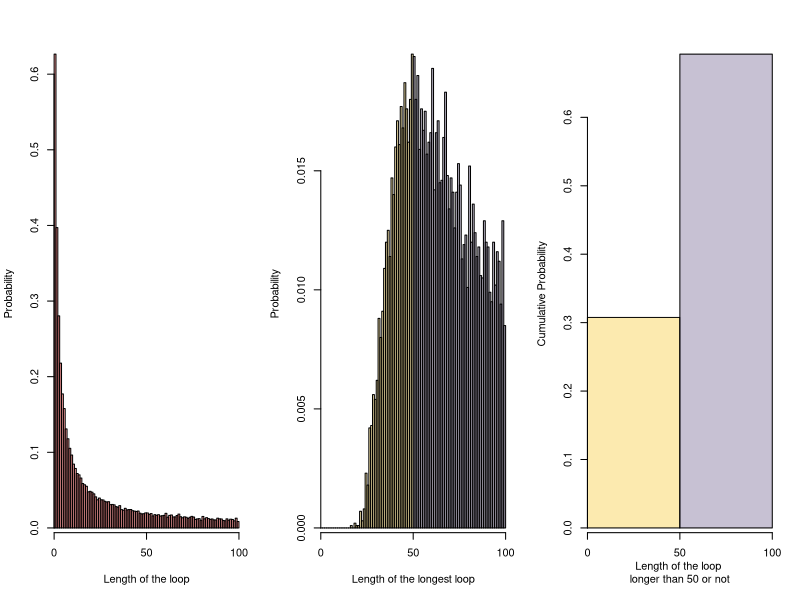

Recreate this plot in R.
#XXXXXXXXXXXXXXXXXXXXXXXX proj2.r XXXXXXXXXXXXXXXXXXXXXXXXXXXXXXXXXXXXXXXXXXXX
# Group member
# Biwei Zhu, s2325784
# Guanhao Su, s2301705
# Shuying Liu, s2436365

#XXXXXXXXXXXXXXXXXXXXXXXXXXX Contribution XXXXXXXXXXXXXXXXXXXXXXXXXXXXXXXXXXXXXX

# Biwei Zhu completed the function Pone
# Guanhao Su completed the function Pall and the visualization
# Biwei Zhu and Guanhao Su completed together the example code to assess success probabilities under each strategy
# Shuying Liu completed the function dloop and the assessment of probability, and modified the whole code. 

#XXXXXXXXXXXXXXXXXXXXXXXXXXXX Simulation XXXXXXXXXXXXXXXXXXXXXXXXXXXXXXXXXXXXXXX


# This project aims to estimate the success probability of the prisoner problem by simulations
# under three strategies:

# 1. The prisoner first opens the box with their number on it, 
# reads the number in the box then opens the box with that number,
# repeat until finding their own number in the box or reach the maximum of n open boxes.


# 2. As strategy 1, but starting from a randomly selected box.

# 3. They open n boxes at random to look for their number.
# Note: The cards in 2n boxes are in random order.


sim <- function(n,k,strategy,nprisoner=1,nreps=10000){
  # sim estimates the probability of prisoner succeeding in finding his number in 2*n boxes
  # takes argument: n; k - the list of prisoners' numbers; strategy - 1,2,3;
  #                 nprisoner - number of prisoners; nreps - number of simulations
  # returns the estimate probability
  
  # the total numer of success in nreps simulations
  success <- 0
  
  # Run nreps simulations
  for (irep in 1:nreps) {
    cards <- sample(2*n)
    flag <- array(FALSE,nprisoner)
    
    # Check if each prisoner succeeds
    for (prisoner in 1:nprisoner) {
      if (strategy == 3) {
        open_boxes <- sample(2*n,n)
        check_cards <- cards[open_boxes]
        if (k[prisoner] %in% check_cards) flag[prisoner] <- TRUE
      }
      else {
        # Different initially selected box number for strategy 2 & 3
        if (strategy == 1) selected_box <- k[prisoner]
        else selected_box <- sample(2*n,size=1)
        
        for (box in 1:n){
          if (cards[selected_box] == k[prisoner]){
            flag[prisoner] <- TRUE
            break
          }
          selected_box <- cards[selected_box]
        }
      }
    }
    success <- success+all(flag)
  }
  success/nreps
}


Pone <- function(n,k,strategy,nreps=10000){
  # Pone estimates the probability of one prisoner succeeding in finding his number in 2*n boxes
  # Takes argument: n; k - the prisoner's number; strategy - 1,2,3;
  #                 nreps - number of simulations
  # Returns the estimate probability
  sim(n,k,strategy)
}

Pall <- function(n,strategy,nreps=10000){
  # Pone estimates the probability of all 2*n prisoners succeeding in finding their number in 2*n boxes
  # Takes argument: n; strategy - 1,2,3; nreps - number of simulations
  # Returns the estimate probability
  k <- 1:(2*n)
  sim(n,k,strategy,nprisoner=2*n)
}



# Estimate the individual success probability under n = 5 and n = 50
cat("Individual success probability under the three strategies when n = 5\n")
for (strategy in 1:3) cat(sprintf('strategy %d: %f\n',strategy,Pone(5,1,strategy,10000)))

cat("Individual success probability under the three strategies when n = 50\n")
for (strategy in 1:3) cat(sprintf('strategy %d: %f\n',strategy,Pone(50,1,strategy,10000)))

# Estimate the joint success probability under n = 5 and n = 50
cat("Joint success probability under the three strategies when n = 5\n")
for (strategy in 1:3) cat(sprintf('strategy %d: %f\n',strategy,Pall(5,strategy,10000)))

cat("Joint success probability under the three strategies when n = 50\n")
for (strategy in 1:3) cat(sprintf('strategy %d: %f\n',strategy,Pall(50,strategy,10000)))


#XXXXXXXXXXXXXXXXXXXXXXXXXXXX comments XXXXXXXXXXXXXXXXXXXXXXXXXXXXXXXXXXXXXXXX
# If we run enough simulations, we can estimate the probability by the relative frequency.
# The only difference between strategy 2 and strategy 1 is the initial choice of boxes,
# but strategy 2 (prob = 0.4) will have a lower probability of success for one prisoner than strategies 1 & 3 (prob = 0.5).
# The difference of success rate becomes greater as we run simulations on 2*n prisoners,
# strategy 1 still has a surprisingly stable success rate (Prob = 0.3),
# while the success rates of strategy 2 & 3 drop to 0.

# Speculation: Strategy 1 works surprisingly well because there is a decent chance that
# the length of a loop in a 2*n permutation is under n,
# thus if the prisoner first opens the box with his own number, then he is on the unique loop containing his number,
# so he is likely to find his number in the sequence of opening n boxes.
# Strategy 2 fails because he initially opens a random box, so loop wouldn't help.

#XXXXXXXXXXXXXXXXXXXXXXXXXXXXXXXXXXXXXXXXXXXXXXXXXXXXXXXXXXXXXXXXXXXXXXXXXXXXXX

dloop <- function(n,nreps=10000){
  # dloop estimates the probability of each loop length from 1 to 2*n ocurring in a random 2*n permutation
  # Take argument: n; nreps - number of simulations
  # Returns a matrix of diminsion (2,2*n), 
  #   the first row being the probability distribution of each loop length, 
  #   the second being the probability distribution of the longest loop.
  
  loops <- array(0,2*n)
  longest_loops <- array(0,2*n)
  
  # run nreps simulations
  for (irep in 1:nreps){
    # ramdom shuffle of cards
    shuffle <- sample(2*n)
    # elements of loop_check are whether each loop length ocurrs in shuffle
    loop_check <- array(0,2*n)
    # elements of unchecked_list are whether indices of shuffle have been searched for loop
    unchecked_list <- array(TRUE,2*n)
    
    # search all loops until all the elements in shuffle have been searched
    while (length(shuffle[unchecked_list])){
      # pick an unchecked element in shuffle to start
      start <- shuffle[unchecked_list][1]
      k <- start
      unchecked_list[k] <- FALSE
      loop_len <- 1
      # find the loop that begins with 'start'
      while (shuffle[k] != start){
        k <- shuffle[k]
        unchecked_list[k] <- FALSE
        loop_len <- loop_len+1
      }
      loop_check[loop_len] <- 1
    }
    
    loops <- loops+loop_check
    longest_loop <- tail((1:(2*n))[as.logical(loop_check)],1)
    longest_loops[longest_loop] <- longest_loops[longest_loop]+1
  }
  rbind(loops/nreps,longest_loops/nreps)
}

# Assess the probability of loop
y <- dloop(50)
# The probability of each loop length from 1 to 2n occuring at least once.
cat('The probability of each loop length is\n',(y[1,]),'\n')
# the probability that there is no loop longer than 50 is roughly 0.31
cat('Probability of longest loop length being 50 is',sum(y[2,1:50]))


#Visualising the probability
n <- 50
color1 <- c(rgb(250,220,120,150,max = 255), rgb(160,150,180,150,max = 255))
color2 <- c(rep(rgb(250,220,120,150,max = 255),n), rep(rgb(160,150,180,150, max = 255), n))
par(mfrow = c(1,3))#three subplot

barplot(y[1,],col = rgb(255,100,100,150,max = 255), space = 0,xaxs="i"
        , xlab = "Length of the loop", ylab = "Probability")
axis(1,c(0,50,100))

barplot(c((y[2,1:50]),(y[2,51:100])), space = 0, col = color2, xaxs="i"
        , xlab = "Length of the longest loop", ylab = "Probability")
axis(1,c(0,50,100))

barplot(c(sum(y[2,1:50]), sum(y[2,51:100])), space = 0, col = color1, xaxs="i"
        , xlab = "Length of the loop \nlonger than 50 or not", ylab = "Cumulative Probability")
axis(1,c(0,1,2),c(0,50,100))
